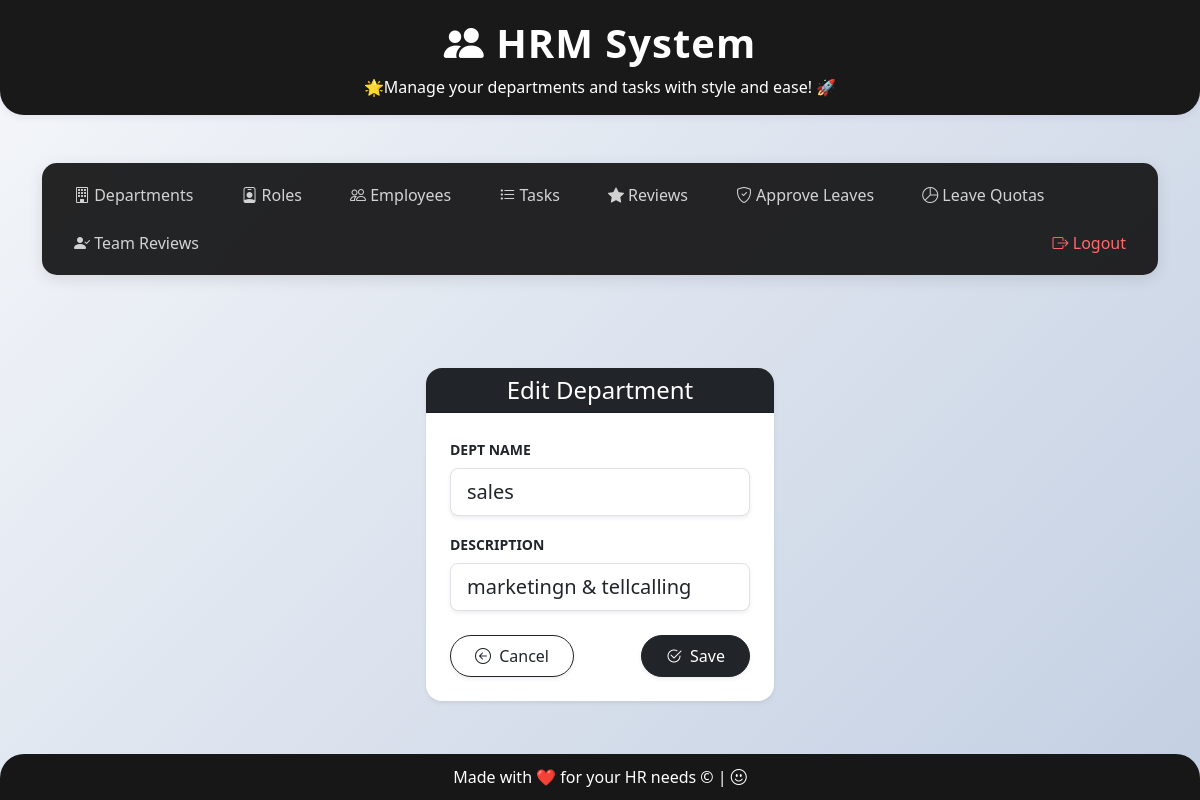
Screenshot of /departments/edit/1/ (signed in) with the database file from the repository.
### department/models.py (models this page shows, shortened)
class Department(models.Model):
    id = models.BigAutoField(primary_key=True)
    dept_name = models.CharField(max_length=100)
    description = models.CharField(max_length=300)
    created_at = models.DateTimeField(auto_now_add=True)
    updated_at = models.DateTimeField(auto_now=True)
    status = models.BooleanField(default=True)

### department/views.py (the view)
    def wrapper(request, *args, **kwargs):
        if not is_admin_user(request):
            messages.error(request, 'Access denied. Admin privileges required.')
            return redirect('employee_login')
        return view_func(request, *args, **kwargs)

### department/forms.py
class DepartmentForm(forms.ModelForm):
    class Meta:
        model = Department
        fields = ['dept_name', 'description']

### department/views.py (called while the page is built)
def is_admin_user(request):
    return request.user.is_authenticated and request.user.is_superuser

def admin_only(view_func):
    def wrapper(request, *args, **kwargs):
        if not is_admin_user(request):
            messages.error(request, 'Access denied. Admin privileges required.')
            return redirect('employee_login')
        return view_func(request, *args, **kwargs)
    return wrapper

@admin_only
def edit_department(request, dept_id):
    department = get_object_or_404(Department, pk=dept_id)
    if request.method == "POST":
        form = DepartmentForm(request.POST, instance=department)
        if form.is_valid():
            form.save()
            messages.success(request, "Department updated successfully.")
            return redirect('department_dashboard')
    else:
        form = DepartmentForm(instance=department)
    return render(request, "department/add_edit.html", {"form": form})

### templates/department/add_edit.html (shortened to what this page needs)
{% extends "base.html" %}
{% load widget_tweaks %}
{% block content %}
<div class="container py-5">
  <div class="row justify-content-center">
    <div class="col-md-4 col-lg-4">
      <div class="card shadow-sm border-0 rounded-4">
        <div class="card-header bg-dark text-white rounded-top-4">
          <h4 class="mb-0 text-center">
            {{ form.instance.pk|yesno:"Edit Department,Add Department" }}
          </h4>
        </div>
        <div class="card-body p-4">
          <form method="post" novalidate>
            {% for field in form %}
            <div class="mb-3">
              <label
                for="{{ field.id_for_label }}"
                class="form-label fw-semibold text-dark small text-uppercase"
              >
                {{ field.label }}
              </label>
              {{ field|add_class:"form-control form-control-lg shadow-sm rounded-3" }}
            </div>
            {% endfor %}
            <div class="d-flex justify-content-between mt-4">
              <a
                href="{% url 'department_dashboard' %}"
                class="btn btn-outline-dark px-4 py-2 rounded-pill shadow-sm"
              >
                <i class="bi bi-arrow-left-circle me-1"></i> Cancel
              </a>
              <button
````                type="submit"
                class="btn btn-dark px-4 py-2 rounded-pill shadow-sm"
              >
                <i class="bi bi-check2-circle me-1"></i> Save
              </button>
            </div>
          </form>
        </div>
      </div>
    </div>
  </div>
</div>
{% endblock %}

### templates/base.html (style rules this page uses)
html { height: 100%; background: linear-gradient(135deg, #f5f7fa 0%, #c3cfe2 100%); background-attachment: fixed; background-repeat: no-repeat; background-size: cover; }
body { min-height: 100%; margin: 0; display: flex; flex-direction: column; background: transparent; }

### rows the page displays
Department: instance.pk "Edit Department", form "sales" "marketingn & tellcalling"

### other values shown
{{ field.label }} "DEPT NAME" "DESCRIPTION"
